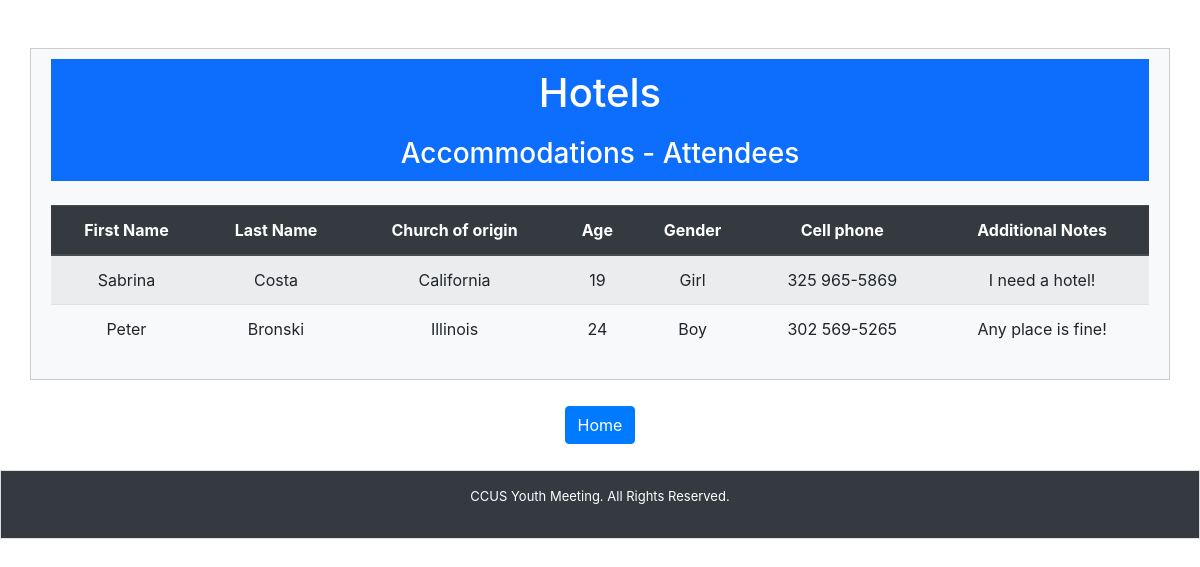
Screenshot of /hotels with the database file from the repository.
### tables this page shows
CREATE TABLE "form_responses" (
"Carimbo de data/hora" TEXT,
  "Email" TEXT,
  "Last name" TEXT,
  "First name" TEXT,
  "Church of origin" TEXT,
  "Cell phone #" TEXT,
  "Age" TEXT,
  "Gender" TEXT,
  "Airport of arrival (if arriving by car, please select Car)" TEXT,
  "Airline name and flight - Arrival # (if by plane)" TEXT,
  "Arrival date" TEXT,
  "Arrival time" TEXT,
  "Airport of departure (if departing by car, please select Car)" TEXT,
  "Airline name and flight - Departure # (if by plane)" TEXT,
  "Departure date" TEXT,
  "Departure time" TEXT,
  "Where will you be staying?" TEXT,
  "Please to inform additional notes, if needed:" TEXT
);

### app.py (the view)
@app.route('/hotels')
def hotels():
    try:
        hotel_attendees = get_hotel_attendees()
        return render_template('hotel.html', attendees=hotel_attendees)
    except Exception as e:
        logging.error(f"Error rendering hotels page: {e}")
        return jsonify({"error": "Internal Server Error"}), 500

### app.py (called while the page is built)
def normalize_attendee_data(attendees):
    normalized_attendees = []
    for attendee in attendees:
        normalized_attendees.append({
            'First name': attendee['First name'],
            'Last name': attendee['Last name'],
            'Age': attendee.get('Age', None),
            'Cellphone': attendee.get('Cell phone #', attendee.get('Cellphone', None)),
            'Additional Notes': attendee.get('Please to inform additional notes, if needed:', attendee.get('Additional Notes', None)),
            'Gender': attendee['Gender'],
            'Church of origin': attendee['Church of origin'],
            'Preferred stay': attendee.get('Preferred stay', 'Hotel')
        })
    return normalized_attendees

### templates/hotel.html (shortened to what this page needs)
<!DOCTYPE html>
<html lang="eng">
    <head>
        <link rel="stylesheet" href="https://stackpath.bootstrapcdn.com/bootstrap/4.5.2/css/bootstrap.min.css">
        <link href="{{ url_for('static', filename='style.css') }}" rel="stylesheet">
    </head>
    <body>
        <div class="container mt-5 mainbody">
            <div class="text-center mb-4">
                <h1 class="centered">Hotels</h1>
                <h3 class="centered">Accommodations - Attendees</h3>
            </div>
            <table class="table table-striped table-hover">
                <thead class="thead-dark">
                    <tr >
                        <th class="text-center align-middle">First Name</th>
                        <th class="text-center align-middle">Last Name</th>
                        <th class="text-center align-middle">Church of origin</th>
                        <th class="text-center align-middle">Age</th>
                        <th class="text-center align-middle">Gender</th>
                        <th class="text-center align-middle">Cell phone</th>
                        <th class="text-center align-middle">Additional Notes</th>
                    </tr>
                </thead>
                <tbody>
                    {% for attendee in attendees %}
                    <tr>
                        <td class="text-center align-middle">{{ attendee['First name'] }}</td>
                        <td class="text-center align-middle">{{ attendee['Last name'] }}</td>
                        <td class="text-center align-middle">{{ attendee['Church of origin'] }}</td>
                        <td class="text-center align-middle">{{ attendee['Age'] }}</td>
                        <td class="text-center align-middle">{{ attendee['Gender'] }}</td>
                        <td class="text-center align-middle">{{ attendee['Cellphone'] }}</td>
                        <td class="text-center align-middle">{{ attendee['Additional Notes'] }}</td>
                    </tr>
                    {% endfor %}
                </tbody>
            </table>
        </div>
        <div class="centered_button">
            <button type="button" class="btn btn-primary" id="home">Home</button>
        </div>
        <footer class="footer bg-dark text-white text-center py-3 mt-3">
            <p>CCUS Youth Meeting. All Rights Reserved.</p>
        </footer>
    </body>
</html>

### static/style.css (style rules this page uses)
.centered { color: white; text-align: center; padding: 10px; margin: auto; border: 1x solid #ddd; background-color: #0d6efd; }
.mainbody { font-size: medium; line-height: 1.5; text-align: center; border: 1px solid #ccc; padding: 10px 20px; background-color: #f8f9fa }
.footer { font-size: small; padding: 5px 10px; background-color: #0d6efd; color: white; border: 1px solid #ddd; text-align: center; }
.centered_button { color: white; text-align: center; padding: 10px; margin: auto; border: 1x solid #ddd; }

### rows the page displays
form_responses: First name "Sabrina", Last name "Costa", Church of origin "California", Age "19", Gender "Girl", Cellphone "325 965-5869", attendee "I need a hotel!"
form_responses: First name "Peter", Last name "Bronski", Church of origin "Illinois", Age "24", Gender "Boy", Cellphone "302 569-5265", attendee "Any place is fine!"
